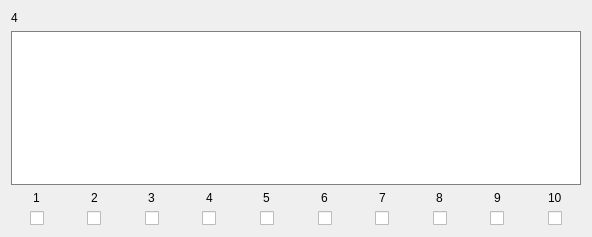
            <widget class="QWidget" name="scrollAreaWidgetContents_154">
             <property name="geometry">
              <rect>
               <x>0</x>
               <y>0</y>
               <width>592</width>
               <height>237</height>
              </rect>
             </property>
             <layout class="QVBoxLayout" name="verticalLayout_102">
              <item>
               <widget class="QLabel" name="Name_4">
                <property name="text">
                 <string>4</string>
                </property>
               </widget>
              </item>
              <item>
               <widget class="QTextEdit" name="Text_4">
                <property name="styleSheet">
                 <string notr="true">border: 1px solid gray</string>
                </property>
               </widget>
              </item>
              <item>
               <layout class="QHBoxLayout" name="horizontalLayout_7">
                <property name="bottomMargin">
                 <number>0</number>
                </property>
                <item>
                 <layout class="QVBoxLayout" name="verticalLayout_34">
                  <property name="rightMargin">
                   <number>0</number>
                  </property>
                  <property name="bottomMargin">
                   <number>0</number>
                  </property>
                  <item alignment="Qt::AlignHCenter">
                   <widget class="QLabel" name="label_32">
                    <property name="text">
                     <string>1</string>
                    </property>
                   </widget>
                  </item>
                  <item alignment="Qt::AlignHCenter">
                   <widget class="QCheckBox" name="Check_4_1">
                    <property name="text">
                     <string/>
                    </property>
                   </widget>
                  </item>
                 </layout>
                </item>
                <item>
                 <layout class="QVBoxLayout" name="verticalLayout_35">
                  <property name="rightMargin">
                   <number>0</number>
                  </property>
                  <property name="bottomMargin">
                   <number>0</number>
                  </property>
                  <item alignment="Qt::AlignHCenter">
                   <widget class="QLabel" name="label_33">
                    <property name="text">
                     <string>2</string>
                    </property>
                   </widget>
                  </item>
                  <item alignment="Qt::AlignHCenter">
                   <widget class="QCheckBox" name="Check_4_2">
                    <property name="text">
                     <string/>
                    </property>
                   </widget>
                  </item>
                 </layout>
                </item>
                <item>
                 <layout class="QVBoxLayout" name="verticalLayout_36">
                  <property name="rightMargin">
                   <number>0</number>
                  </property>
                  <property name="bottomMargin">
                   <number>0</number>
                  </property>
                  <item alignment="Qt::AlignHCenter">
                   <widget class="QLabel" name="label_34">
                    <property name="text">
                     <string>3</string>
                    </property>
                   </widget>
                  </item>
                  <item alignment="Qt::AlignHCenter">
                   <widget class="QCheckBox" name="Check_4_3">
                    <property name="text">
                     <string/>
                    </property>
                   </widget>
                  </item>
                 </layout>
                </item>
                <item>
                 <layout class="QVBoxLayout" name="verticalLayout_37">
                  <property name="rightMargin">
                   <number>0</number>
                  </property>
                  <property name="bottomMargin">
                   <number>0</number>
                  </property>
                  <item alignment="Qt::AlignHCenter">
                   <widget class="QLabel" name="label_35">
                    <property name="text">
                     <string>4</string>
                    </property>
                   </widget>
                  </item>
                  <item alignment="Qt::AlignHCenter">
                   <widget class="QCheckBox" name="Check_4_4">
                    <property name="text">
                     <string/>
                    </property>
                   </widget>
                  </item>
                 </layout>
                </item>
                <item>
                 <layout class="QVBoxLayout" name="verticalLayout_38">
                  <property name="rightMargin">
                   <number>0</number>
                  </property>
                  <property name="bottomMargin">
                   <number>0</number>
                  </property>
                  <item alignment="Qt::AlignHCenter">
                   <widget class="QLabel" name="label_36">
                    <property name="text">
                     <string>5</string>
                    </property>
                   </widget>
                  </item>
                  <item alignment="Qt::AlignHCenter">
                   <widget class="QCheckBox" name="Check_4_5">
                    <property name="text">
                     <string/>
                    </property>
                   </widget>
                  </item>
                 </layout>
                </item>
                <item>
                 <layout class="QVBoxLayout" name="verticalLayout_39">
                  <property name="rightMargin">
                   <number>0</number>
                  </property>
                  <property name="bottomMargin">
                   <number>0</number>
                  </property>
                  <item alignment="Qt::AlignHCenter">
                   <widget class="QLabel" name="label_37">
                    <property name="text">
                     <string>6</string>
                    </property>
                   </widget>
                  </item>
                  <item alignment="Qt::AlignHCenter">
                   <widget class="QCheckBox" name="Check_4_6">
                    <property name="text">
                     <string/>
                    </property>
                   </widget>
                  </item>
                 </layout>
                </item>
                <item>
                 <layout class="QVBoxLayout" name="verticalLayout_40">
                  <property name="rightMargin">
                   <number>0</number>
                  </property>
                  <property name="bottomMargin">
                   <number>0</number>
                  </property>
                  <item alignment="Qt::AlignHCenter">
                   <widget class="QLabel" name="label_38">
                    <property name="text">
                     <string>7</string>
                    </property>
                   </widget>
                  </item>
                  <item alignment="Qt::AlignHCenter">
                   <widget class="QCheckBox" name="Check_4_7">
                    <property name="text">
                     <string/>
                    </property>
                   </widget>
                  </item>
                 </layout>
                </item>
                <item>
                 <layout class="QVBoxLayout" name="verticalLayout_41">
                  <property name="rightMargin">
                   <number>0</number>
                  </property>
                  <property name="bottomMargin">
                   <number>0</number>
                  </property>
                  <item alignment="Qt::AlignHCenter">
                   <widget class="QLabel" name="label_39">
                    <property name="text">
                     <string>8</string>
                    </property>
                   </widget>
                  </item>
                  <item alignment="Qt::AlignHCenter">
                   <widget class="QCheckBox" name="Check_4_8">
                    <property name="text">
                     <string/>
                    </property>
                   </widget>
                  </item>
                 </layout>
                </item>
                <item>
                 <layout class="QVBoxLayout" name="verticalLayout_42">
                  <property name="rightMargin">
                   <number>0</number>
                  </property>
                  <property name="bottomMargin">
                   <number>0</number>
                  </property>
                  <item alignment="Qt::AlignHCenter">
                   <widget class="QLabel" name="label_40">
                    <property name="text">
                     <string>9</string>
                    </property>
                   </widget>
                  </item>
                  <item alignment="Qt::AlignHCenter">
                   <widget class="QCheckBox" name="Check_4_9">
                    <property name="text">
                     <string/>
                    </property>
                   </widget>
                  </item>
                 </layout>
                </item>
                <item>
                 <layout class="QVBoxLayout" name="verticalLayout_43">
                  <property name="rightMargin">
                   <number>0</number>
                  </property>
                  <property name="bottomMargin">
                   <number>0</number>
                  </property>
                  <item alignment="Qt::AlignHCenter">
                   <widget class="QLabel" name="label_41">
                    <property name="text">
                     <string>10</string>
                    </property>
                   </widget>
                  </item>
                  <item alignment="Qt::AlignHCenter">
                   <widget class="QCheckBox" name="Check_4_10">
                    <property name="text">
                     <string/>
                    </property>
                   </widget>
                  </item>
                 </layout>
                </item>
               </layout>
              </item>
             </layout>
            </widget>
